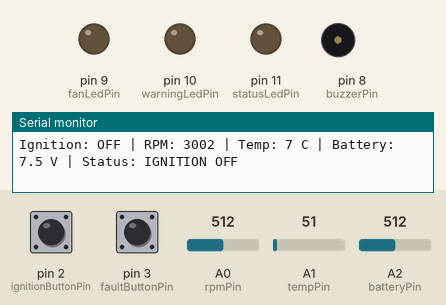
Recording of a sketch running on a simulated Arduino Uno, built with avr-gcc and run on an emulated ATmega328P. Shown: output pins drawn as LEDs (lit = HIGH), buzzer (waves = sounding), the last lines printed to the serial monitor. The test bench sets the inputs (shaded band); at power-on: pin 2 (ignitionButtonPin) HIGH, A2 (batteryPin) = 512, pin 3 (faultButtonPin) HIGH, A0 (rpmPin) = 512, A1 (tempPin) = 51.

Above: at 1.2 s.
1.3 s: pin 2 (ignitionButtonPin) pulled LOW for 0.4 s
At 2.4 s:
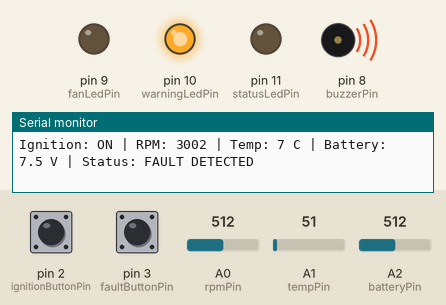
3.2 s: A2 (batteryPin) set to 702
4.7 s: A2 (batteryPin) set to 733
At 5.7 s:
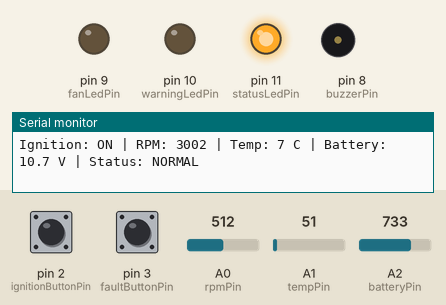
9.3 s: pin 2 (ignitionButtonPin) pulled LOW for 1 s
At 10.0 s:
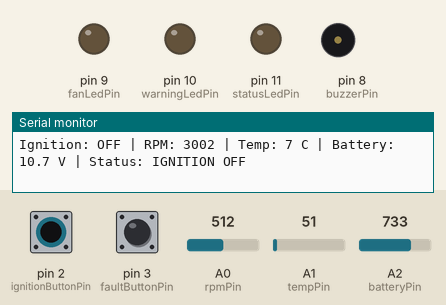
11.8 s: pin 2 (ignitionButtonPin) pulled LOW for 3.2 s
At 12.7 s:
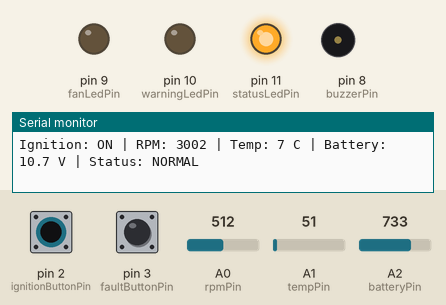
Timing chart, 0 to 14.8 s (numbered marks = the images above; inputs shaded):
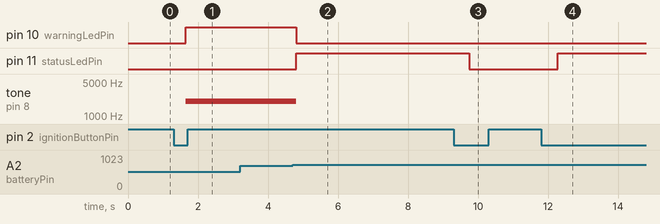

The sketch:

sketch.ino
```cpp
const byte rpmPin = A0;
const byte tempPin = A1;
const byte batteryPin = A2;

const byte buzzerPin = 8;
const byte fanLedPin = 9;
const byte warningLedPin = 10;
const byte statusLedPin = 11;

const byte ignitionButtonPin = 2;
const byte faultButtonPin = 3;

bool ignitionOn = false;
bool manualFault = false;

bool lastIgnitionReading = HIGH;
bool lastFaultReading = HIGH;
bool ignitionHandled = false;
bool faultHandled = false;

unsigned long lastIgnitionChange = 0;
unsigned long lastFaultChange = 0;
const unsigned long debounceMs = 40;

void setup() {
  pinMode(buzzerPin, OUTPUT);
  pinMode(fanLedPin, OUTPUT);
  pinMode(warningLedPin, OUTPUT);
  pinMode(statusLedPin, OUTPUT);

  pinMode(ignitionButtonPin, INPUT_PULLUP);
  pinMode(faultButtonPin, INPUT_PULLUP);

  Serial.begin(9600);
  Serial.println("Mini Automotive ECU Started");
  Serial.println("D2: Ignition toggle | D3: Fault toggle");
}

void loop() {
  readButtons();

  int rpmRaw = analogRead(rpmPin);
  int tempRaw = analogRead(tempPin);
  int batteryRaw = analogRead(batteryPin);

  int rpm = map(rpmRaw, 0, 1023, 0, 6000);
  int temperatureC = map(tempRaw, 0, 1023, 0, 150);
  float batteryVoltage =
      batteryRaw * (5.0 / 1023.0) * 3.0;

  bool overTemperature = temperatureC >= 100;
  bool overSpeed = rpm >= 5000;
  bool lowBattery = batteryVoltage < 10.5;

  bool faultDetected =
      manualFault || overTemperature ||
      overSpeed || lowBattery;

  bool fanRequested =
      ignitionOn && temperatureC >= 80;

  digitalWrite(fanLedPin, fanRequested);
  digitalWrite(warningLedPin,
               ignitionOn && faultDetected);
  digitalWrite(statusLedPin,
               ignitionOn && !faultDetected);

  if (ignitionOn && faultDetected) {
    tone(buzzerPin, 2000);
  } else {
    noTone(buzzerPin);
  }

  Serial.print("Ignition: ");
  Serial.print(ignitionOn ? "ON" : "OFF");
  Serial.print(" | RPM: ");
  Serial.print(rpm);
  Serial.print(" | Temp: ");
  Serial.print(temperatureC);
  Serial.print(" C | Battery: ");
  Serial.print(batteryVoltage, 1);
  Serial.print(" V | Status: ");

  if (!ignitionOn) {
    Serial.println("IGNITION OFF");
  } else if (faultDetected) {
    Serial.println("FAULT DETECTED");
  } else if (temperatureC >= 80) {
    Serial.println("HIGH TEMP - FAN REQUESTED");
  } else {
    Serial.println("NORMAL");
  }

  delay(300);
}

void readButtons() {
  unsigned long now = millis();

  bool ignitionReading =
      digitalRead(ignitionButtonPin);

  if (ignitionReading != lastIgnitionReading) {
    lastIgnitionChange = now;
    lastIgnitionReading = ignitionReading;
  }

  if (now - lastIgnitionChange > debounceMs &&
      ignitionReading == LOW && !ignitionHandled) {
    ignitionOn = !ignitionOn;
    ignitionHandled = true;
  }

  if (ignitionReading == HIGH) {
    ignitionHandled = false;
  }

  bool faultReading = digitalRead(faultButtonPin);

  if (faultReading != lastFaultReading) {
    lastFaultChange = now;
    lastFaultReading = faultReading;
  }

  if (now - lastFaultChange > debounceMs &&
      faultReading == LOW && !faultHandled) {
    manualFault = !manualFault;
    faultHandled = true;
  }

  if (faultReading == HIGH) {
    faultHandled = false;
  }
}
```

Measured:
- the behaviour switches between 716 and 717 on A2 (batteryPin) (found by bisection; images 1 and 2)
- after the input at 1.3 s, pin 10 (warningLedPin): LOW → HIGH after 0.35 s; tone on pin 8 (buzzerPin): silent → 2000 Hz after 0.35 s
- after the input at 4.7 s, pin 10 (warningLedPin): HIGH → LOW after 0.11 s; pin 11 (statusLedPin): LOW → HIGH after 0.11 s; tone on pin 8 (buzzerPin): 2000 Hz → silent after 0.11 s
- after the input at 9.3 s, pin 11 (statusLedPin): HIGH → LOW after 0.46 s
- after the input at 11.8 s, pin 11 (statusLedPin): LOW → HIGH after 0.48 s
